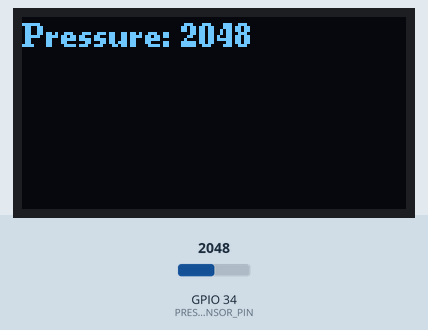
Recording of a sketch running on a simulated ESP32. Parts: 128×64 one-colour display. The test bench sets the inputs (shaded band); at power-on: GPIO 34 (PRESSURE_SENSOR_PIN) = 2048. WiFi joins after 1.5 s; servers stay silent unless stated; uploads are accepted with an empty reply; what the sketch prints to the serial monitor is not drawn.

Above: at 3.2 s.
3.3 s: GPIO 34 (PRESSURE_SENSOR_PIN) set to 2866
At 5.7 s:
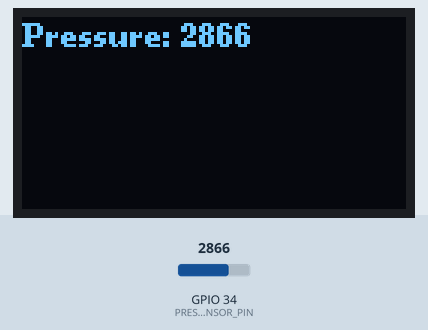
6.0 s: GPIO 34 (PRESSURE_SENSOR_PIN) set to 3603
At 7.9 s:
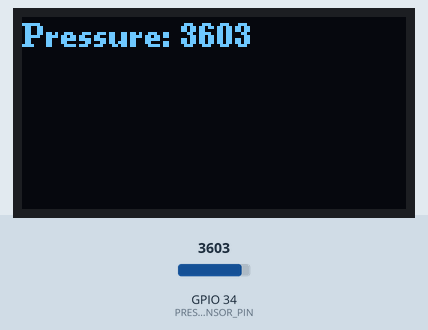
8.2 s: GPIO 34 (PRESSURE_SENSOR_PIN) set to 4095
At 10.4 s:
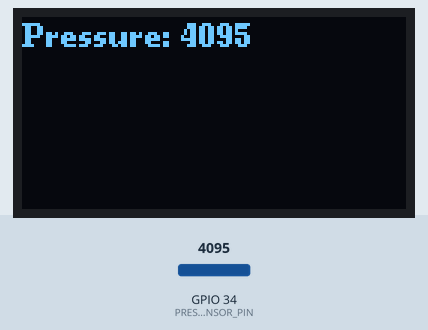
Timing chart, 0 to 11.9 s (numbered marks = the images above; inputs shaded):
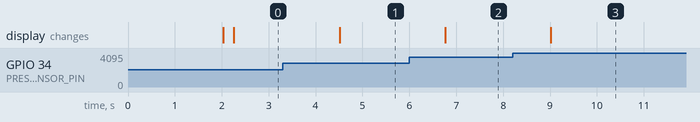

The sketch:

presssensor.ino
```cpp
#include <HTTPClient.h>
#include <WiFi.h>
#include <WiFiClient.h>
#include <U8g2lib.h>

char ssid[] = "春草梦";
char pass[] = "12345678Aa";
const char* serverAddress = "http://175.178.194.182:8080/switch/status/set";

U8G2_SSD1306_128X64_NONAME_F_HW_I2C u8g2(U8G2_R0, /* reset=*/ U8X8_PIN_NONE);

#define PRESSURE_SENSOR_PIN 34
#define PRESSURE_THRESHOLD 500  // 压力阈值

int lastPressureValue = -1; // 存储上一次的压力值

void setup() {
  Serial.begin(9600);
  WiFi.begin(ssid, pass);
  while (WiFi.status() != WL_CONNECTED) {
    delay(1000);
    Serial.println("Connecting to WiFi...");
    Serial.print("WiFi Status: ");
    Serial.println(WiFi.status()); // 打印WiFi连接状态
  }
  u8g2.setI2CAddress(0x3C*2);
  u8g2.begin();
  u8g2.enableUTF8Print();
}

void loop() {
  int pressureValue = analogRead(PRESSURE_SENSOR_PIN);

  // 只有在压力值发生变化时才发送POST请求
  if (pressureValue != lastPressureValue) {
    int status = pressureValue > PRESSURE_THRESHOLD ? 1 : 0; // 根据阈值设置状态

    HTTPClient http;
    String postData = "status=" + String(status);
    postData += "&sensor_id=123";  // 示例传感器ID
    postData += "&room_id=456";    // 示例房间ID

    http.begin(serverAddress);
    http.addHeader("Content-Type", "application/x-www-form-urlencoded");
    int httpResponseCode = http.POST(postData);

    if (httpResponseCode > 0) {
      Serial.print("HTTP Response Code: ");
      Serial.println(httpResponseCode);
      String response = http.getString();
      Serial.println(response);
    } else {
      Serial.print("HTTP POST failed. Error code: ");
      Serial.println(httpResponseCode);
    }

    http.end();

    // 更新上一次的压力值
    lastPressureValue = pressureValue;
  }

  // 显示当前的压力值到OLED屏幕
  u8g2.firstPage();
  do {
    u8g2.setFont(u8g2_font_ncenB08_tr);
    u8g2.setCursor(0, 10);
    u8g2.print("Pressure: ");
    u8g2.print(pressureValue);
  } while (u8g2.nextPage());

  delay(1000); // 可以根据需要调整延时
}
```

Measured:
- after the input at 3.3 s, the display: changes after 1.2 s (image 1)
- after the input at 6.0 s, the display: changes after 0.76 s (image 2)
- after the input at 8.2 s, the display: changes after 0.81 s (image 3)
